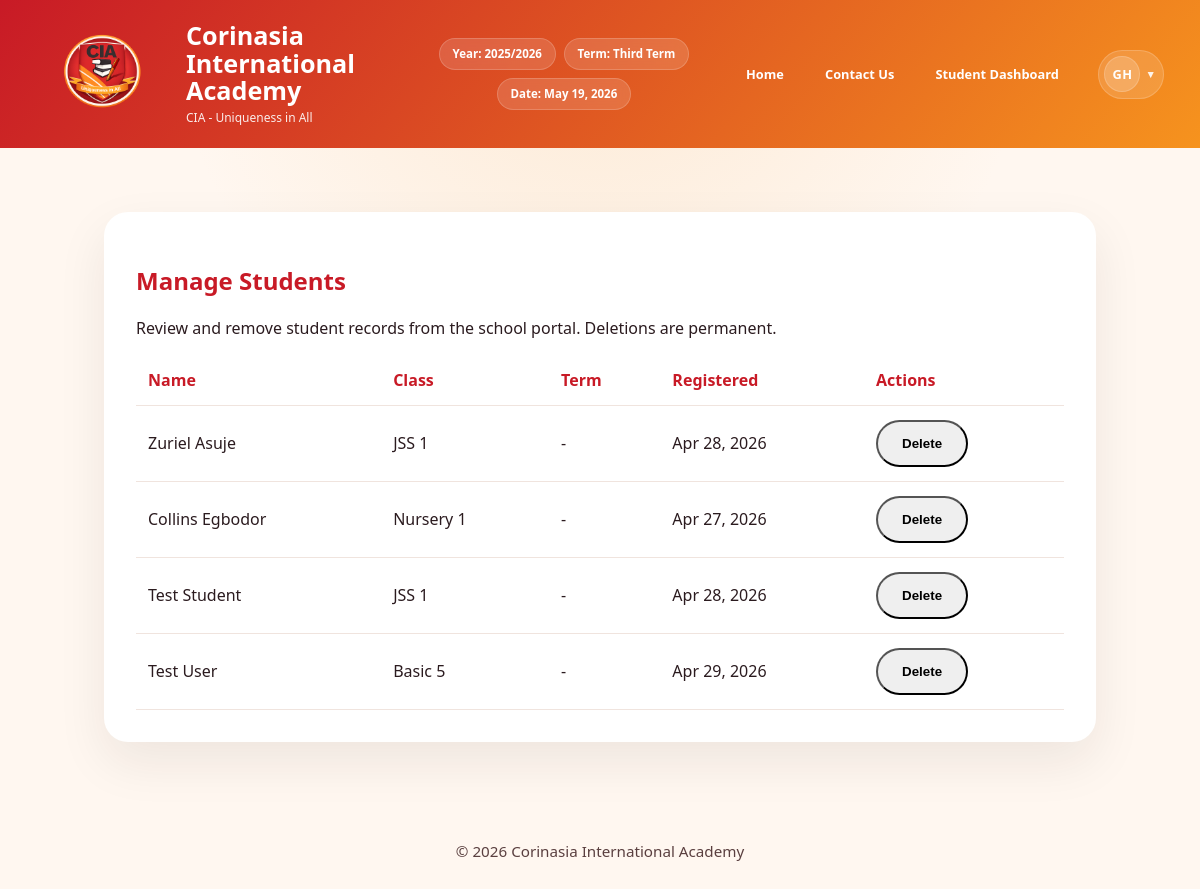
The app's page /teacher/manage-students/ (signed in), older data.
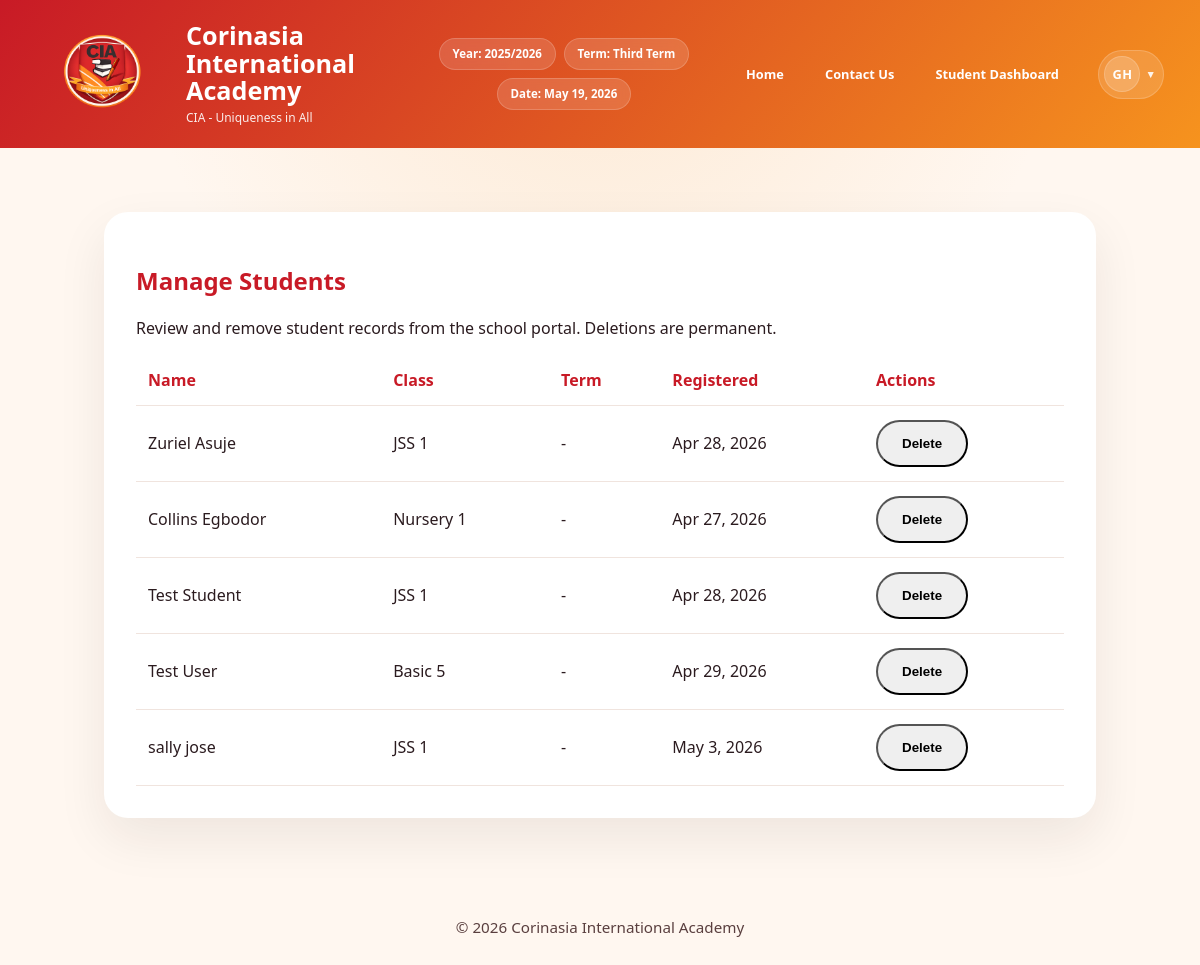
The same page, newer data.
### grades/models.py (models this page shows, shortened)
class Student(models.Model):
    student_id = models.CharField(max_length=20, unique=True, db_index=True, help_text="Unique student ID")
    first_name = models.CharField(max_length=100)
    last_name = models.CharField(max_length=100)
    class_name = models.CharField(max_length=50, blank=True, null=True, help_text="Student's class (e.g., JSS1A, SS2B)")
    nationality = models.CharField(max_length=50, default='Nigeria')
    state_of_origin = models.CharField(max_length=50, blank=True, null=True)
    club_and_society = models.CharField(max_length=100, blank=True, null=True)
    sport_house = models.CharField(max_length=50, blank=True, null=True)
    date_of_birth = models.DateField(blank=True, null=True)
    enrollment_date = models.DateField(default=datetime.today)
    subjects = models.ManyToManyField('Subject', blank=True, related_name='students', help_text='Subjects the student is enrolled in for the current term')
    class Meta:
        ordering = ['last_name', 'first_name']
        verbose_name = "Student"
        verbose_name_plural = "Students"
        indexes = [
            models.Index(fields=['last_name', 'first_name']),
            models.Index(fields=['class_name']),
        ]

### grades/views.py (the view)
# urls.py: path('teacher/manage-students/', views.manage_students, name='manage_students'),
@login_required
@class_teacher_or_admin_required
def manage_students(request):
    profile = getattr(request.user, 'profile', None)
    if profile and profile.role == 'class_teacher' and profile.assigned_class:
        students = Student.objects.filter(class_name=profile.assigned_class).order_by('last_name')
    else:
        students = Student.objects.all().order_by('last_name')
    can_approve_promotions = _user_can_approve_promotions(request.user, profile)
    promotion_students = []
    promotion_from_class = None
    if profile and profile.role == Profile.ROLE_CLASS_TEACHER and profile.assigned_class:
        from_class = profile.assigned_class
        to_class = CLASS_PROGRESSION.get(from_class)
        if to_class:
            promotion_from_class = from_class
            for s in Student.objects.filter(class_name=from_class).order_by('last_name', 'first_name'):
                promotion_students.append({
                    'student': s,
                    'to_class': to_class,
                    'preselected': True,   # default: all ticked, teacher unticks failures
                })
    elif can_approve_promotions:
        pass
    promotion_options = []
    if can_approve_promotions and not promotion_students:
        for from_class, to_class in CLASS_PROGRESSION.items():
            count = Student.objects.filter(class_name=from_class).count()
            if count:
                promotion_options.append({
                    'from_class': from_class,
                    'to_class': to_class,
                    'count': count,
                })
    pending_promotion_requests = ClassPromotionRequest.objects.filter(
        status=ClassPromotionRequest.STATUS_PENDING
    ).select_related('requested_by')
    if profile and profile.role == Profile.ROLE_CLASS_TEACHER and profile.assigned_class:
        pending_promotion_requests = pending_promotion_requests.filter(from_class=profile.assigned_class)
    return render(request, 'grades/manage_students.html', {
        'students': students,
        'promotion_students': promotion_students,
        'promotion_from_class': promotion_from_class,
        'promotion_options': promotion_options,
        'pending_promotion_requests': pending_promotion_requests,
        'can_approve_promotions': can_approve_promotions,
    })

### grades/context_processors.py (called while the page is built)
def _build_initials(display_name, fallback_username):
    source = display_name or fallback_username or 'User'
    parts = [part for part in source.split() if part]
    if len(parts) >= 2:
        initials = parts[0][0] + parts[1][0]
    else:
        initials = source[:2]
    return initials.upper()

### grades/models.py (called while the page is built)
    @classmethod
    def get_current_period(cls):
        term_setting = cls.objects.order_by('-updated_at').first()
        if term_setting:
            return term_setting.current_academic_year, term_setting.current_term
        return default_academic_year(), 'first_term'

### grades/views.py (called while the page is built)
def _user_can_approve_promotions(user, profile=None):
    return (
        (profile and profile.role == Profile.ROLE_ADMIN)
        or user.is_superuser
        or getattr(user, 'is_staff', False)
    )

### grades/templates/grades/manage_students.html (shortened to what this page needs)
{% extends 'grades/base.html' %}
{% block content %}
<div class="page-shell">
    <div class="dashboard-card">
        <h2>Manage Students</h2>
        <p>Review and remove student records from the school portal. Deletions are permanent.</p>
        {% if students %}
            <div class="grades-table">
                <table>
                    <thead>
                        <tr><th>Name</th><th>Class</th><th>Term</th><th>Registered</th><th>Actions</th></tr>
                    </thead>
                    <tbody>
                        {% for student in students %}
                            <tr>
                                <td>{{ student.first_name }} {{ student.last_name }}</td>
                                <td>{{ student.class_name|default:'N/A' }}</td>
                                <td>-</td>
                                <td>{{ student.enrollment_date|date:'M j, Y' }}</td>
                                <td>
                                    <form method="post" action="{% url 'delete_student' student.student_id %}" style="display:inline;">
                                        <button type="submit" class="button button-danger">Delete</button>
                                    </form>
                                </td>
                            </tr>
                        {% endfor %}
                    </tbody>
                </table>
            </div>
        {% else %}
            <p class="empty-state">No students are currently registered.</p>
        {% endif %}
    </div>
</div>
{% endblock %}

Row changes from the older to the newer data that the page shows:
added Student: first_name "sally", last_name "jose", class_name "JSS 1", enrollment_date "May 3, 2026"
